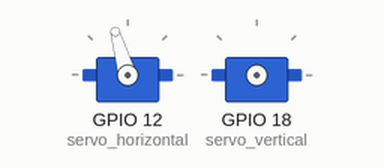
Recording of a program running on a simulated Raspberry Pi (BCM pin numbers). Shown: 2 × servo. Servo angles are drawn from the pulse width (0.5 ms = 0°, 2.5 ms = 180°); what the program prints to the terminal is not drawn. At 2.0 s the program stops and its outputs stay as they are.

Above: at 0.1 s.
At 1.1 s:
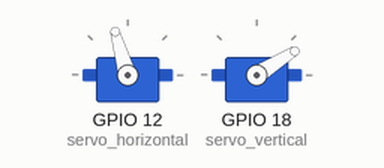
Timing chart, 0 to 2.6 s (numbered marks = the images above):
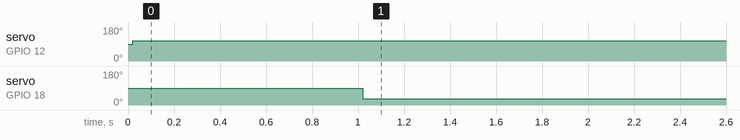

Measured:
- by itself, servo on GPIO 12 (servo_horizontal): 90° → 106° at 0.02 s
- by itself, servo on GPIO 18 (servo_vertical): 90° → 32° at 1.0 s

The program:

show-pi.py
```python
# Beispiel mit AngularServo und PiGPIOFactory aus der gpiozero library
#
# ATTENTION:
# Start pigpio daemon first:
# sudo systemctl start pigpiod
#
from gpiozero.pins.pigpio import PiGPIOFactory
from gpiozero import AngularServo
from time import sleep

factory = PiGPIOFactory()

servo_horizontal = AngularServo(12,
                                min_angle=-90,
                                max_angle=90,
                                min_pulse_width=0.0007,
                                max_pulse_width=0.0023,
                                pin_factory=factory)
servo_horizontal.angle= 20
sleep(1)
servo_horizontal = None

servo_vertical = AngularServo(18,
                              min_angle=-90,
                              max_angle=90,
                              min_pulse_width=0.0007,
                              max_pulse_width=0.0023,
                              pin_factory=factory)
servo_vertical.angle= -73
sleep(1)
servo_vertical = None

print("Done!")
```
